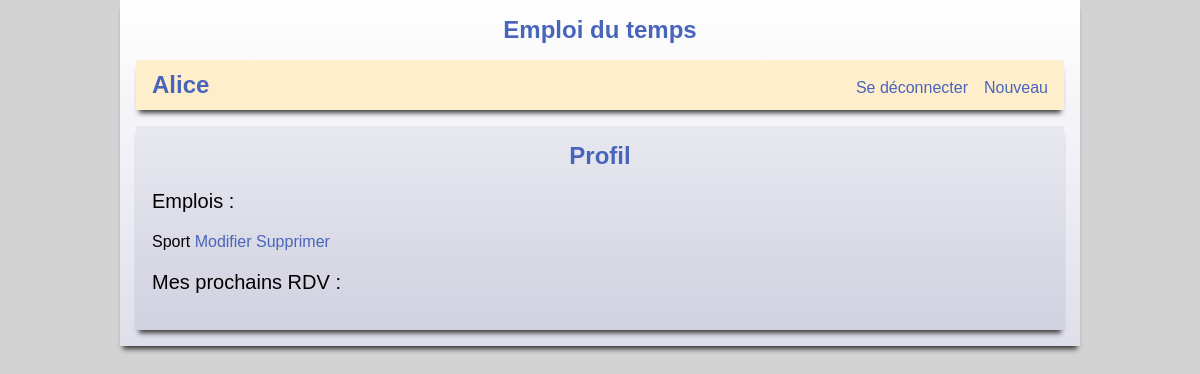
Before: /profil (signed in) with the older database file.
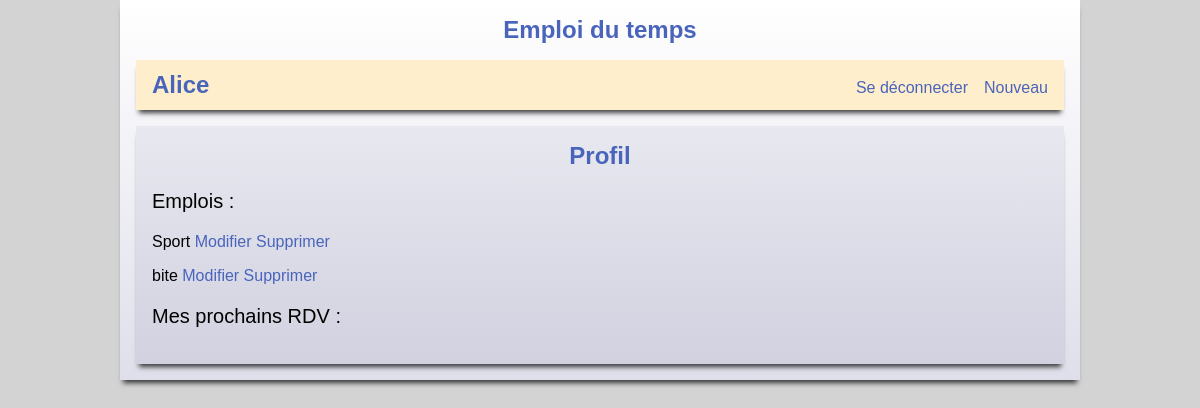
After: the same page with the newer database file.
### tables this page shows
CREATE TABLE emploi (
  id_e      INTEGER     PRIMARY KEY AUTOINCREMENT,
  auteur_id INTEGER     NOT NULL REFERENCES membres (id_m),
  cree_le   TIMESTAMP   NOT NULL DEFAULT CURRENT_TIMESTAMP,
  nom       VARCHAR(50) NOT NULL
);

### app.py (the view)
@app.route('/profil')
def profil():
    global emplois
    global cday
    global semaine
    emplois = recuperer_emplois(session['userid'])
    cday = datetime.date.today()
    semaine = current_week(cday)
    horaires = recuperer_horaire_de_groupe(session['userid'])
    return render_template('profil.html', infos = (emplois, horaires))

### date.py (called while the page is built)
def current_week(cday):
    calendar = Calendar()
    months = calendar.monthdatescalendar(cday.year, cday.month)
    for week in months:
        for day in week:
            if day == cday:
                curr_week = week
    result = []
    for i in range(len(curr_week)):
        result.append(Jour(curr_week[i]))
    return result

def jourl_avec_jour(annee, mois, jour):
    calendar = Calendar()
    months = calendar.monthdatescalendar(annee, mois)
    for week in months:
        for i in range(len(week)):
            if week[i].day == jour:
                return jours[i]

### db.py (called while the page is built)
def recuperer_emplois(id):
    with db.connect("emploi.db") as c:
        curs = c.execute("""SELECT nom, cree_le, id_e FROM emploi WHERE auteur_id = ?""", (id,))
        emplois = curs.fetchall()
        result = [0] * len(emplois)
        for i in range(len(emplois)):
            curs = c.execute("""SELECT id_h, groupe_id, lieu_id, debut, fin, description FROM horaire WHERE emploi_id = ?""", (emplois[i][2],))
            horaires = curs.fetchall()
            result[i] = (emplois[i], horaires)
        return result

### templates/profil.html (shortened to what this page needs)
{% extends 'base.html' %}
{% block entete %}
    <h2>Profil</h2>
{% endblock %}
{% block contenu %}
    {% if infos != None %}
        <p style='font-size: 125%;'>Emplois :</p>
        {% for emploi in infos[0] %}
            <p>{{ emploi[0][0] }} <a href='{{ url_for("setemploi", id_emploi=emploi[0][2]) }}'>Modifier</a> <a href='{{ url_for("supprimer_emploi", id_emploi=emploi[0][2]) }}'>Supprimer</a></p>
        {% endfor %}
        <p style='font-size: 125%;'>Mes prochains RDV :</p>
    {% endif %}
{% endblock %}

Changed rows visible on the page:
added emploi: nom "bite"
